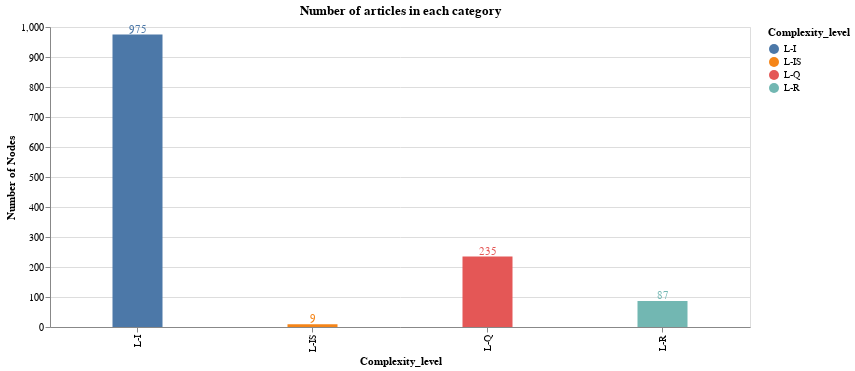

Here is the notebook cell this chart was saved with:
### Markdown cell above
### Number of articles in each category

### Code cell
bars = alt.Chart(df).mark_bar(size=50).encode(
    x=alt.X("Complexity_level"),
    y=alt.Y("count():Q", axis=alt.Axis(title='Number of Nodes')),
    tooltip=[alt.Tooltip('count()', title='Number of Nodes'), 'Complexity_level'],
    color='Complexity_level'

)

text = bars.mark_text(
    align='center',
    baseline='bottom',
).encode(
    text='count()'
)

(bars + text).interactive().properties(
    height=300, 
    width=700,
    title = "Number of articles in each category",
)

### Figure 1 — Vega-Lite specification as saved in the notebook (floating-point values rounded to 4 significant figures; data arrays with more than 128 entries replaced by an {"elided": "..."} marker saying what was removed)
{"config": {"view": {"continuousWidth": 400, "continuousHeight": 300}}, "layer": [{"mark": {"type": "bar", "size": 50}, "encoding": {"color": {"type": "nominal", "field": "Complexity_level"}, "tooltip": [{"type": "quantitative", "aggregate": "count", "title": "Number of Nodes"}, {"type": "nominal", "field": "Complexity_level"}], "x": {"type": "nominal", "field": "Complexity_level"}, "y": {"type": "quantitative", "aggregate": "count", "axis": {"title": "Number of Nodes"}}}, "selection": {"selector003": {"type": "interval", "bind": "scales", "encodings": ["x", "y"]}}}, {"mark": {"type": "text", "align": "center", "baseline": "bottom"}, "encoding": {"color": {"type": "nominal", "field": "Complexity_level"}, "text": {"type": "quantitative", "aggregate": "count"}, "tooltip": [{"type": "quantitative", "aggregate": "count", "title": "Number of Nodes"}, {"type": "nominal", "field": "Complexity_level"}], "x": {"type": "nominal", "field": "Complexity_level"}, "y": {"type": "quantitative", "aggregate": "count", "axis": {"title": "Number of Nodes"}}}}], "data": {"name": "data-e40cc80d497ceca526e6024ef7fb448d"}, "height": 300, "title": "Number of articles in each category", "width": 700, "$schema": "https://vega.github.io/schema/vega-lite/v4.0.2.json", "datasets": {"data-e40cc80d497ceca526e6024ef7fb448d": {"elided": "1306 records"}}}
